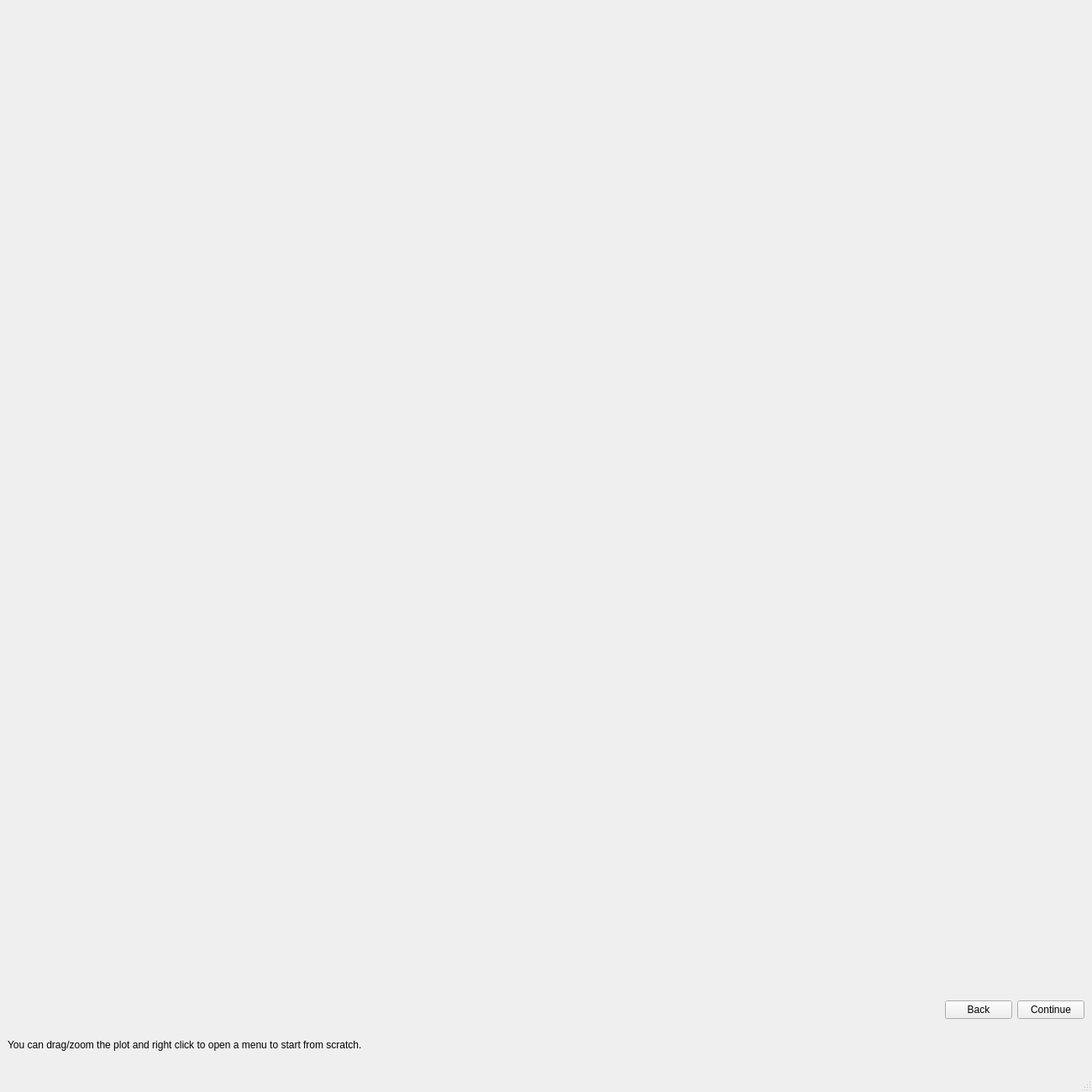
<?xml version="1.0" encoding="UTF-8"?>
<ui version="4.0">
 <class>DeliveryViewer</class>
 <widget class="QMainWindow" name="DeliveryViewer">
  <property name="geometry">
   <rect>
    <x>0</x>
    <y>0</y>
    <width>1300</width>
    <height>1300</height>
   </rect>
  </property>
  <property name="sizePolicy">
   <sizepolicy hsizetype="Preferred" vsizetype="Preferred">
    <horstretch>0</horstretch>
    <verstretch>0</verstretch>
   </sizepolicy>
  </property>
  <property name="windowTitle">
   <string>DeliveryViewer</string>
  </property>
  <widget class="QWidget" name="centralwidget">
   <layout class="QVBoxLayout" name="verticalLayout">
    <item>
     <widget class="QCustomPlot" name="deliveryPlot" native="true">
      <property name="font">
       <font>
        <pointsize>14</pointsize>
       </font>
      </property>
     </widget>
    </item>
    <item>
     <layout class="QHBoxLayout" name="horizontalLayout">
      <property name="spacing">
       <number>6</number>
      </property>
      <property name="sizeConstraint">
       <enum>QLayout::SetDefaultConstraint</enum>
      </property>
      <item>
       <widget class="QLabel" name="lblStep">
        <property name="maximumSize">
         <size>
          <width>16777215</width>
          <height>50</height>
         </size>
        </property>
        <property name="font">
         <font>
          <pointsize>8</pointsize>
          <weight>75</weight>
          <bold>true</bold>
         </font>
        </property>
        <property name="text">
         <string/>
        </property>
       </widget>
      </item>
      <item>
       <spacer name="horizontalSpacer">
        <property name="orientation">
         <enum>Qt::Horizontal</enum>
        </property>
        <property name="sizeHint" stdset="0">
         <size>
          <width>40</width>
          <height>20</height>
         </size>
        </property>
       </spacer>
      </item>
      <item>
       <widget class="QPushButton" name="btnBack">
        <property name="text">
         <string>Back</string>
        </property>
       </widget>
      </item>
      <item>
       <widget class="QPushButton" name="btnContinue">
        <property name="text">
         <string>Continue</string>
        </property>
       </widget>
      </item>
     </layout>
    </item>
    <item>
     <layout class="QHBoxLayout" name="horizontalLayout_2">
      <item>
       <widget class="QLabel" name="lblInstructions">
        <property name="maximumSize">
         <size>
          <width>16777215</width>
          <height>50</height>
         </size>
        </property>
        <property name="text">
         <string>You can drag/zoom the plot and right click to open a menu to start from scratch.</string>
        </property>
       </widget>
      </item>
     </layout>
    </item>
   </layout>
  </widget>
  <widget class="QMenuBar" name="menubar">
   <property name="geometry">
    <rect>
     <x>0</x>
     <y>0</y>
     <width>1300</width>
     <height>21</height>
    </rect>
   </property>
  </widget>
  <widget class="QStatusBar" name="statusbar"/>
 </widget>
 <customwidgets>
  <customwidget>
   <class>QCustomPlot</class>
   <extends>QWidget</extends>
   <header>qcustomplot.h</header>
   <container>1</container>
  </customwidget>
 </customwidgets>
 <resources/>
 <connections/>
</ui>
